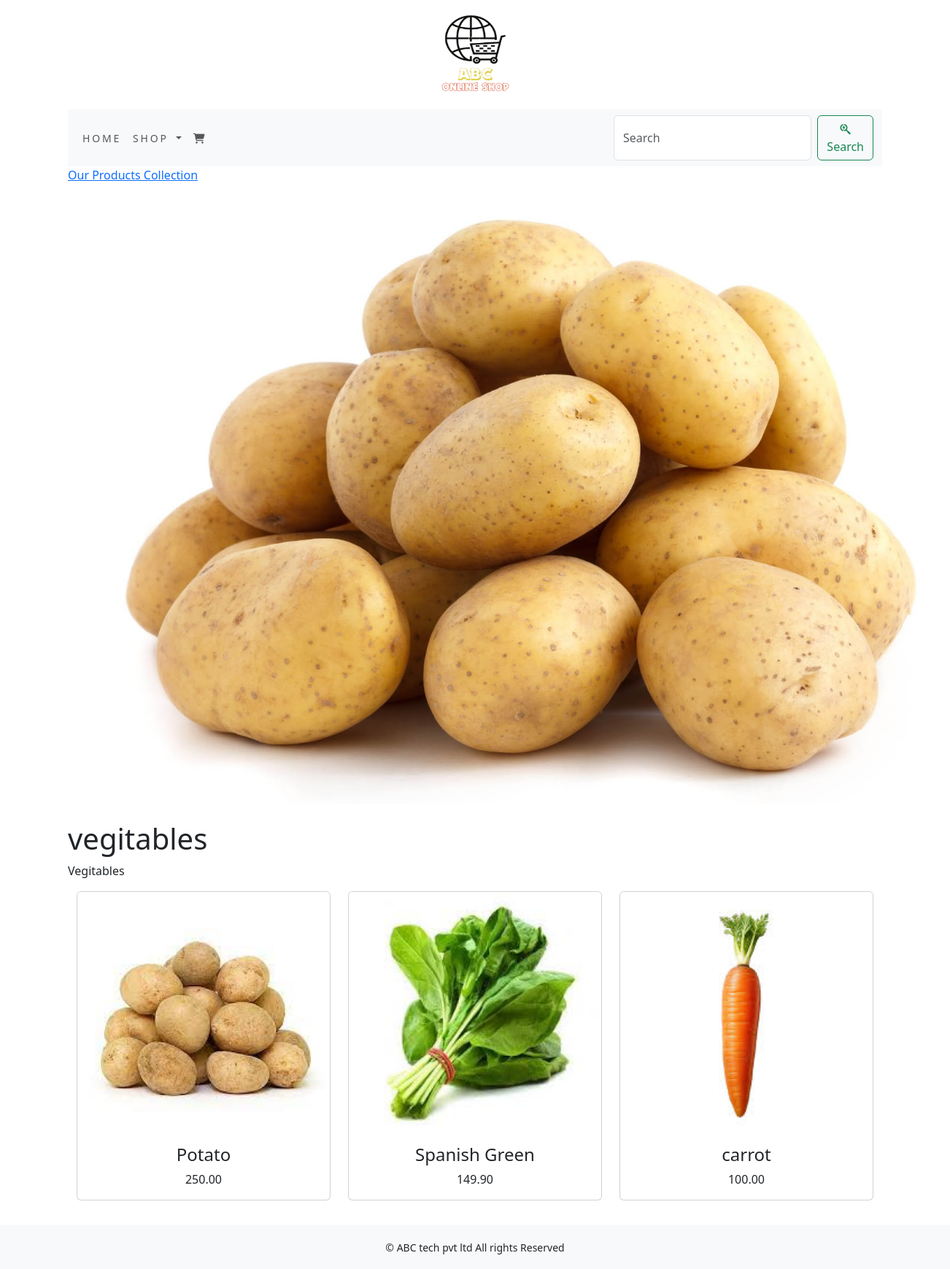
/shop/vegitables/, run on the app's committed database.
### shop/models.py (models this page shows, shortened)
class Category(models.Model):
    name = models.CharField(max_length=250, unique=True)
    slug = models.SlugField(max_length=250, unique=True)
    description = models.TextField(blank=True)
    image = models.ImageField(upload_to='category', blank=True)
    class Meta:
        ordering = ('name',)
        verbose_name = 'category'
        verbose_name_plural = 'categories'
    def get_url(self):
        return reverse('shop:products_by_category', args=[self.slug])

class Product(models.Model):
    name = models.CharField(max_length=250, unique=True)
    slug = models.SlugField(max_length=250, unique=True)
    description = models.TextField(blank=True)
    price = models.DecimalField(max_digits=10, decimal_places=2)
    category = models.ForeignKey(Category,on_delete=models.CASCADE)
    image = models.ImageField(upload_to='product', blank=True)
    stock = models.IntegerField()
    available = models.BooleanField(default=True)
    created = models.DateTimeField(auto_now_add=True)
    updated = models.DateTimeField(auto_now_add=True)
    def get_url(self):
        return reverse('shop:prodCatdetail',args=[self.category.slug,self.slug])
    class Meta:
        ordering = ('name',)
        verbose_name = 'product'
        verbose_name_plural = 'products'

### shop/views.py (the view)
# urls.py: path('', views.allProdCat, name='allProdCat'),
def allProdCat(request, c_slug=None):
    c_page = None
    products_list = None
    if c_slug!= None:
        c_page = get_object_or_404(Category, slug=c_slug)
        products_list = Product.objects.all().filter(category=c_page,available=True)
    else:
        products_list = Product.objects.all().filter(available=True)
    paginator=Paginator(products_list,6)
    try:
        page=int(request.GET.get('page' ,'1'))
    except:
        page=1
    try:
        products=paginator.page(page)
    except (EmptyPage,InvalidPage):
        products=paginator.page(paginator.num_pages)
    return render(request,'category.html', {'category': c_page,'products':products})

### shop/context_processors.py (called while the page is built)
def menu_links(request):
    links=Category.objects.all()
    return dict(links=links)

### templates/category.html (shortened to what this page needs)
{% extends 'base.html' %}
{% load static %}
{% block content %}
{% if category %}
    <div>
        <div class="row max-row-class">
            <div class="max_auto">
            <p><a href="{% url 'shop:allProdCat' %}">Our Products Collection</a></p>
        </div>
            </div>
    </div>
    {% endif %}
<div class="max_auto">
    {% if category %}
        <img class="my_image" src="{{category.image.url}}" alt="{{category.name}}" width=1250px;>
</div>
    <br>
<div>
        <h1 class="text_center my_title">{{category.name}}</h1>
        <p class="text-justify">{{category.description}}</p>
</div>
    {% endif %}
<div class="container">
    <div class="row max_auto">
        {% for product in products.object_list %}
        <div class="my_bottom_margin col-9 col-sm-12 col-md-4  xol-lg-4">
            <div class="card text-center" style="min-width:18rem;">
                <a href="{{product.get_url}}"><img class="card-img-top my_image" src="{{product.image.url}}" alt="{{product.name}}"></a>
            <div>
                <h4>{{product.name}}</h4>
                <p>{{product.price}}</p>
            </div>
            </div>
        </div>
        {% endfor%}
    </div>
    <br>
</div>
{% endblock %}

### static/css/custom.css (style rules this page uses)
body { font-family: 'Roboto', sans-serif; }
.my_bottom_margin { margin-bottom:10px; }

### data on the page
Category: image (picture), name "vegitables", description "Vegitables"
Product: image (picture), name "Potato", price "250.00"
Product: image (picture), name "Spanish Green", price "149.90"
Product: image (picture), name "carrot", price "100.00"
